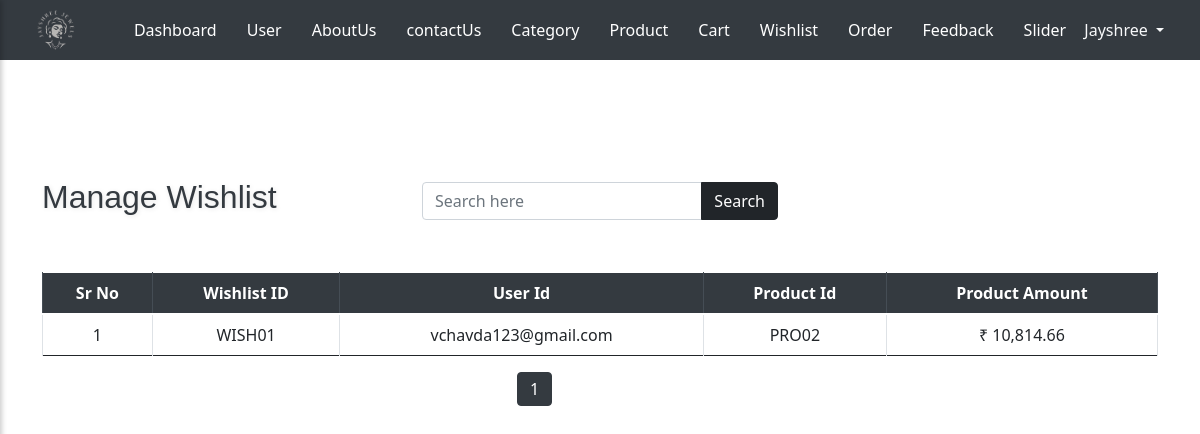
The app's page /admin/wishlist.php (signed in), older data.
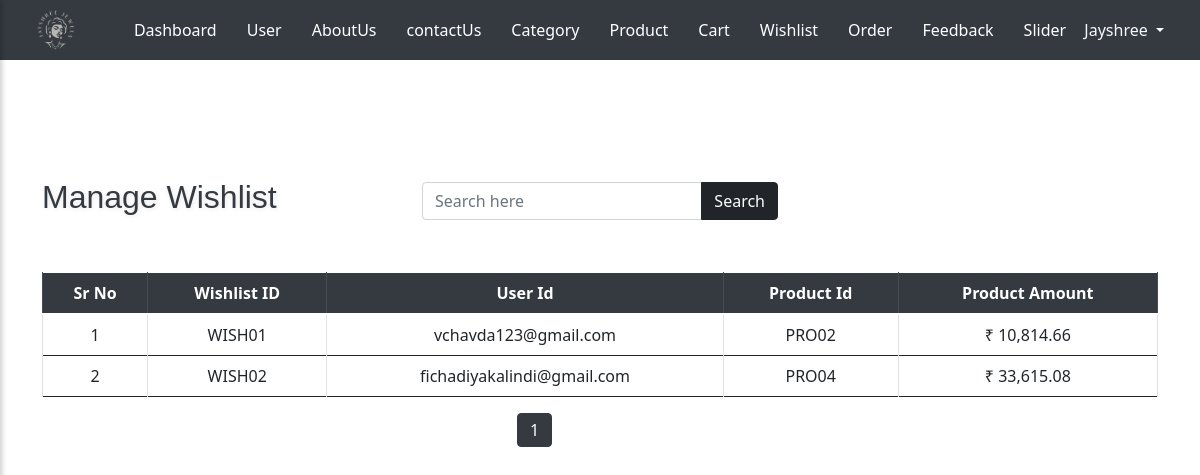
The same page, newer data.
### tables this page shows
CREATE TABLE `wishlist_tbl` (
  `w_id` int(3) NOT NULL,
  `w_code` varchar(10) NOT NULL,
  `w_username` varchar(100) NOT NULL,
  `w_p_code` varchar(10) NOT NULL,
  `w_p_tot_price` decimal(10,2) NOT NULL
);

### admin/wishlist.php (the view, shortened to what this page needs)
<?php
include_once 'header.php';
?>
<div class="container mt-5 pt-2">
    <div class="row mt-5 mb-4 align-items-center">
        <div class="col-12 col-md-4 d-flex justify-content-center justify-content-md-start mb-2 mb-md-0">
            <h2 class="text-center text-md-left">Manage Wishlist</h2>
        </div>
        <div class="col-12 col-md-4 d-flex justify-content-center mb-2 mb-md-0">
            <form method="GET" action="" class="d-flex w-100">
                <div class="input-group w-100">
                    <input type="text" name="search" class="form-control" placeholder="Search here"
                        value="<?php echo isset($_GET['search']) ? $_GET['search'] : ''; ?>">
                    <div class="input-group-append">
                        <button class="btn btn-dark" type="submit">Search</button>
                    </div>
                </div>
            </form>
        </div>
    </div>
    <div class="row mt-5">
        <div class="col-12">
            <div class="table-responsive">
                <table class="table table-bordered text-center align-middle">
                    <thead class="thead-dark">
                        <tr>
                            <th scope="col">Sr No</th>
                            <th scope="col">Wishlist ID</th>
                            <th scope="col">User Id</th>
                            <th scope="col">Product Id</th>
                            <th scope="col">Product Amount</th>
                        </tr>
                    </thead>
                    <tbody>
                        <?php
                        $search = isset($_GET['search']) ? $_GET['search'] : '';
                        $search_query = "";
                        $q_count = "SELECT COUNT(*) AS total FROM wishlist_tbl $search_query";
                        $result_count = mysqli_query($con, $q_count);
                        $row_count = mysqli_fetch_assoc($result_count);
                        $total_records = $row_count['total'];
                        $records_per_page = 3;
                        $total_pages = ceil($total_records / $records_per_page);
                        $page = isset($_GET['page']) ? $_GET['page'] : 1;
                        $start_from = ($page - 1) * $records_per_page;
                        $q = "SELECT * FROM wishlist_tbl $search_query LIMIT $start_from, $records_per_page";
                        $result = mysqli_query($con, $q);
                        if (mysqli_num_rows($result) > 0) {
                            $sr_no = $start_from + 1;
                            while ($r = mysqli_fetch_assoc($result)) {
                                ?>
                                <tr>
                                    <td><?php echo $sr_no++; ?></td>
                                    <td><?php echo $r['w_code']; ?></td>
                                    <td><?php echo $r['w_username']; ?></td>
                                    <td><?php echo $r['w_p_code']; ?></td>
                                    <td>₹ <?php echo number_format($r['w_p_tot_price'], 2); ?></td>
                                </tr>
                                <?php
                            }
                        } else {
                            echo "<tr><td colspan='5'>No records found.</td></tr>";
                        }
                        ?>
                    </tbody>
                </table>
            </div>
            <div class="row">
                <div class="col-md-5"></div>
                <nav class="col-md-2">
                    <ul class="pagination">
                        <?php
                        for ($i = 1; $i <= $total_pages; $i++) {
                            echo "<li class='page-item " . ($i == $page ? 'active' : '') . "'><a class='page-link' href='?page=" . $i . "&search=" . $search . "'>" . $i . "</a></li>";
                        }
                        ?>
                    </ul>
                </nav>
                <div class="col-md-5"></div>
            </div>
        </div>
    </div>
</div>
</body>
</html>

Row changes from the older to the newer data that the page shows:
added wishlist_tbl: w_code "WISH02", w_username "fichadiyakalindi@gmail.com", w_p_code "PRO04", w_p_tot_price "33,615.08"
